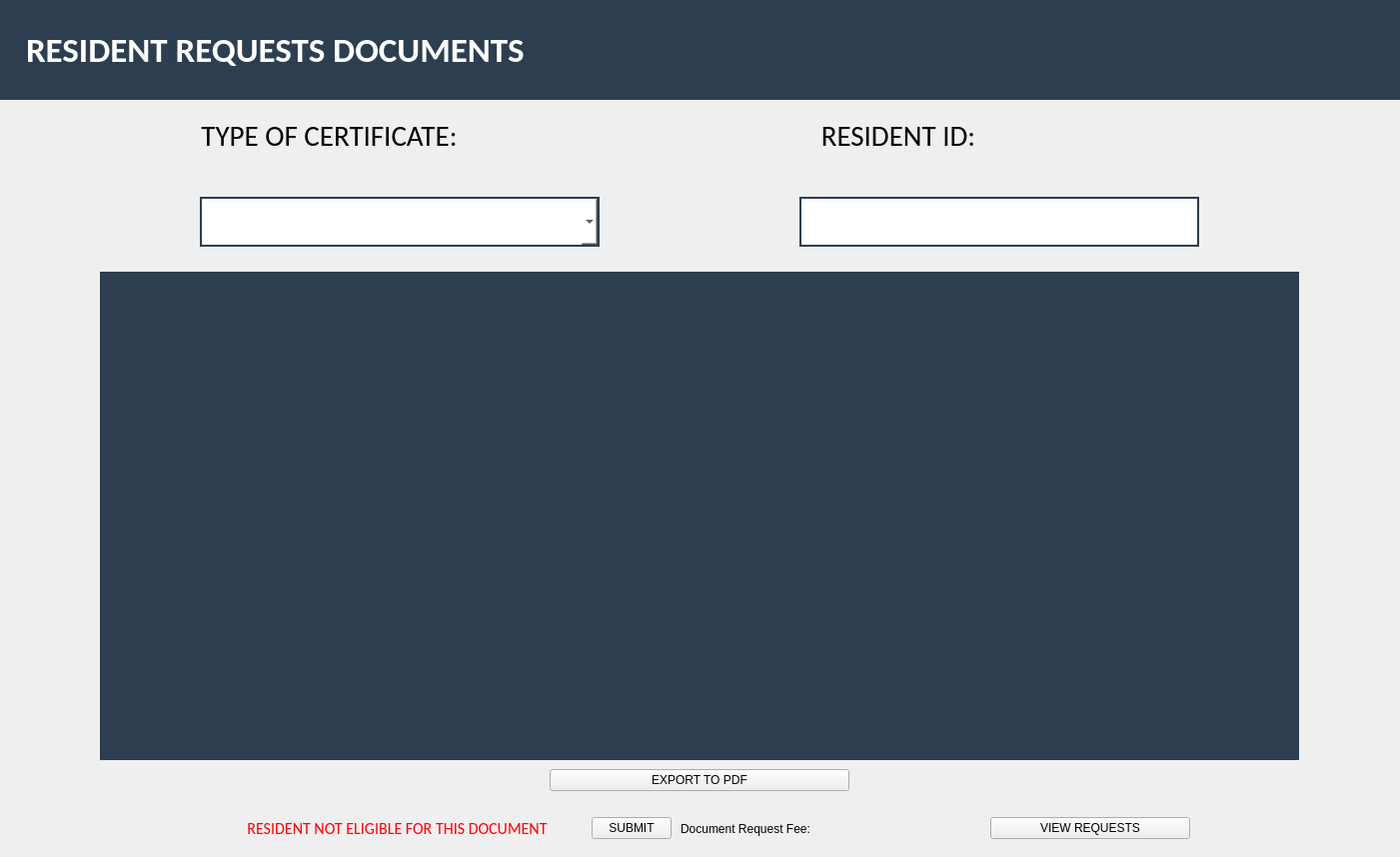
<?xml version="1.0" encoding="UTF-8"?>
<ui version="4.0">
 <class>Form</class>
 <widget class="QWidget" name="Form">
  <property name="geometry">
   <rect>
    <x>0</x>
    <y>0</y>
    <width>1401</width>
    <height>858</height>
   </rect>
  </property>
  <property name="windowTitle">
   <string>Form</string>
  </property>
  <layout class="QVBoxLayout" name="verticalLayout">
   <property name="spacing">
    <number>0</number>
   </property>
   <property name="leftMargin">
    <number>0</number>
   </property>
   <property name="topMargin">
    <number>0</number>
   </property>
   <property name="rightMargin">
    <number>0</number>
   </property>
   <property name="bottomMargin">
    <number>0</number>
   </property>
   <item>
    <widget class="QWidget" name="widget" native="true">
     <layout class="QVBoxLayout" name="verticalLayout_2">
      <property name="spacing">
       <number>0</number>
      </property>
      <property name="leftMargin">
       <number>0</number>
      </property>
      <property name="topMargin">
       <number>0</number>
      </property>
      <property name="rightMargin">
       <number>0</number>
      </property>
      <property name="bottomMargin">
       <number>0</number>
      </property>
      <item>
       <widget class="QWidget" name="widget_2" native="true">
        <property name="minimumSize">
         <size>
          <width>0</width>
          <height>100</height>
         </size>
        </property>
        <property name="maximumSize">
         <size>
          <width>16777215</width>
          <height>150</height>
         </size>
        </property>
        <property name="styleSheet">
         <string notr="true">background-color:#2c3e50</string>
        </property>
        <layout class="QVBoxLayout" name="verticalLayout_4">
         <property name="spacing">
          <number>0</number>
         </property>
         <property name="leftMargin">
          <number>0</number>
         </property>
         <property name="topMargin">
          <number>0</number>
         </property>
         <property name="rightMargin">
          <number>0</number>
         </property>
         <property name="bottomMargin">
          <number>0</number>
         </property>
         <item>
          <widget class="QWidget" name="residentrequest" native="true">
           <property name="maximumSize">
            <size>
             <width>10000</width>
             <height>200</height>
            </size>
           </property>
           <property name="styleSheet">
            <string notr="true"/>
           </property>
           <layout class="QVBoxLayout" name="verticalLayout_3">
            <property name="spacing">
             <number>0</number>
            </property>
            <property name="leftMargin">
             <number>0</number>
            </property>
            <property name="topMargin">
             <number>0</number>
            </property>
            <property name="rightMargin">
             <number>0</number>
            </property>
            <property name="bottomMargin">
             <number>0</number>
            </property>
            <item>
             <widget class="QLabel" name="residentlabel">
              <property name="font">
               <font>
                <family>Calibri</family>
                <pointsize>21</pointsize>
                <weight>75</weight>
                <bold>true</bold>
               </font>
              </property>
              <property name="styleSheet">
               <string notr="true">color: white;
background-color: #2c3e50;
Margin-left: 20px; 
width: 200px;</string>
              </property>
              <property name="text">
               <string>&lt;html&gt;&lt;head/&gt;&lt;body&gt;&lt;p&gt;&lt;span style=&quot; font-size:26pt;&quot;&gt;RESIDENT REQUESTS DOCUMENTS&lt;/span&gt;&lt;/p&gt;&lt;/body&gt;&lt;/html&gt;</string>
              </property>
              <property name="alignment">
               <set>Qt::AlignLeading|Qt::AlignLeft|Qt::AlignVCenter</set>
              </property>
              <property name="margin">
               <number>15</number>
              </property>
              <property name="indent">
               <number>-1</number>
              </property>
             </widget>
            </item>
           </layout>
          </widget>
         </item>
        </layout>
       </widget>
      </item>
      <item>
       <widget class="QWidget" name="widget_3" native="true">
        <layout class="QVBoxLayout" name="verticalLayout_5">
         <property name="spacing">
          <number>0</number>
         </property>
         <property name="leftMargin">
          <number>0</number>
         </property>
         <property name="topMargin">
          <number>0</number>
         </property>
         <property name="rightMargin">
          <number>0</number>
         </property>
         <property name="bottomMargin">
          <number>0</number>
         </property>
         <item>
          <widget class="QWidget" name="widget_5" native="true">
           <layout class="QVBoxLayout" name="verticalLayout_6">
            <property name="spacing">
             <number>0</number>
            </property>
            <property name="leftMargin">
             <number>0</number>
            </property>
            <property name="topMargin">
             <number>0</number>
            </property>
            <property name="rightMargin">
             <number>0</number>
            </property>
            <property name="bottomMargin">
             <number>0</number>
            </property>
            <item>
             <widget class="QWidget" name="widget_4" native="true">
              <property name="maximumSize">
               <size>
                <width>16777215</width>
                <height>80</height>
               </size>
              </property>
              <layout class="QHBoxLayout" name="horizontalLayout">
               <item>
                <widget class="QWidget" name="widget_9" native="true">
                 <property name="sizePolicy">
                  <sizepolicy hsizetype="Preferred" vsizetype="Preferred">
                   <horstretch>0</horstretch>
                   <verstretch>0</verstretch>
                  </sizepolicy>
                 </property>
                 <property name="maximumSize">
                  <size>
                   <width>400</width>
                   <height>16777215</height>
                  </size>
                 </property>
                 <layout class="QVBoxLayout" name="verticalLayout_8">
                  <property name="leftMargin">
                   <number>0</number>
                  </property>
                  <item>
                   <widget class="QLabel" name="label">
                    <property name="sizePolicy">
                     <sizepolicy hsizetype="Fixed" vsizetype="Preferred">
                      <horstretch>0</horstretch>
                      <verstretch>0</verstretch>
                     </sizepolicy>
                    </property>
                    <property name="font">
                     <font>
                      <family>Calibri</family>
                      <pointsize>22</pointsize>
                     </font>
                    </property>
                    <property name="layoutDirection">
                     <enum>Qt::LeftToRight</enum>
                    </property>
                    <property name="text">
                     <string>TYPE OF CERTIFICATE:</string>
                    </property>
                    <property name="alignment">
                     <set>Qt::AlignCenter</set>
                    </property>
                    <property name="margin">
                     <number>0</number>
                    </property>
                   </widget>
                  </item>
                 </layout>
                </widget>
               </item>
               <item>
                <widget class="QWidget" name="widget_10" native="true">
                 <property name="sizePolicy">
                  <sizepolicy hsizetype="Fixed" vsizetype="Preferred">
                   <horstretch>0</horstretch>
                   <verstretch>0</verstretch>
                  </sizepolicy>
                 </property>
                 <property name="maximumSize">
                  <size>
                   <width>400</width>
                   <height>16777215</height>
                  </size>
                 </property>
                 <layout class="QVBoxLayout" name="verticalLayout_7">
                  <property name="spacing">
                   <number>0</number>
                  </property>
                  <property name="leftMargin">
                   <number>0</number>
                  </property>
                  <property name="topMargin">
                   <number>0</number>
                  </property>
                  <property name="rightMargin">
                   <number>200</number>
                  </property>
                  <property name="bottomMargin">
                   <number>0</number>
                  </property>
                  <item>
                   <widget class="QLabel" name="label_2">
                    <property name="sizePolicy">
                     <sizepolicy hsizetype="Preferred" vsizetype="Preferred">
                      <horstretch>0</horstretch>
                      <verstretch>0</verstretch>
                     </sizepolicy>
                    </property>
                    <property name="maximumSize">
                     <size>
                      <width>500</width>
                      <height>16777215</height>
                     </size>
                    </property>
                    <property name="font">
                     <font>
                      <family>Calibri</family>
                      <pointsize>22</pointsize>
                     </font>
                    </property>
                    <property name="layoutDirection">
                     <enum>Qt::LeftToRight</enum>
                    </property>
                    <property name="text">
                     <string>RESIDENT ID:</string>
                    </property>
                    <property name="alignment">
                     <set>Qt::AlignCenter</set>
                    </property>
                    <property name="margin">
                     <number>0</number>
                    </property>
                   </widget>
                  </item>
                 </layout>
                </widget>
               </item>
              </layout>
             </widget>
            </item>
            <item>
             <widget class="QWidget" name="widget_8" native="true">
              <property name="minimumSize">
               <size>
                <width>0</width>
                <height>100</height>
               </size>
              </property>
              <property name="maximumSize">
               <size>
                <width>16777215</width>
                <height>100</height>
               </size>
              </property>
              <property name="styleSheet">
               <string notr="true"/>
              </property>
              <layout class="QHBoxLayout" name="horizontalLayout_2">
               <property name="spacing">
                <number>0</number>
               </property>
               <property name="leftMargin">
                <number>0</number>
               </property>
               <property name="topMargin">
                <number>0</number>
               </property>
               <property name="rightMargin">
                <number>0</number>
               </property>
               <property name="bottomMargin">
                <number>0</number>
               </property>
               <item>
                <widget class="QComboBox" name="typeOfCertificate">
                 <property name="sizePolicy">
                  <sizepolicy hsizetype="Fixed" vsizetype="Fixed">
                   <horstretch>0</horstretch>
                   <verstretch>0</verstretch>
                  </sizepolicy>
                 </property>
                 <property name="maximumSize">
                  <size>
                   <width>400</width>
                   <height>50</height>
                  </size>
                 </property>
                 <property name="styleSheet">
                  <string notr="true">        background-color: WHITE;
        border: 2px solid  #2c3e50;
        padding: 6px;
        font-size: 16px;
        color: black;
    

</string>
                 </property>
                </widget>
               </item>
               <item>
                <widget class="QLineEdit" name="residentid">
                 <property name="sizePolicy">
                  <sizepolicy hsizetype="Fixed" vsizetype="Fixed">
                   <horstretch>0</horstretch>
                   <verstretch>0</verstretch>
                  </sizepolicy>
                 </property>
                 <property name="maximumSize">
                  <size>
                   <width>400</width>
                   <height>50</height>
                  </size>
                 </property>
                 <property name="styleSheet">
                  <string notr="true">        background-color: WHITE;
        border: 2px solid  #2c3e50;
        padding: 6px;
        font-size: 16px;
        color: black;
    

</string>
                 </property>
                 <property name="alignment">
                  <set>Qt::AlignJustify|Qt::AlignVCenter</set>
                 </property>
                </widget>
               </item>
              </layout>
             </widget>
            </item>
            <item alignment="Qt::AlignHCenter">
             <widget class="QStackedWidget" name="certificatestackedWidget">
              <property name="sizePolicy">
               <sizepolicy hsizetype="Expanding" vsizetype="Expanding">
                <horstretch>0</horstretch>
                <verstretch>0</verstretch>
               </sizepolicy>
              </property>
              <property name="minimumSize">
               <size>
                <width>1200</width>
                <height>0</height>
               </size>
              </property>
              <property name="maximumSize">
               <size>
                <width>1000</width>
                <height>838</height>
               </size>
              </property>
              <property name="styleSheet">
               <string notr="true">background-color: #2c3e50;</string>
              </property>
              <widget class="QWidget" name="stackedWidget_7Page1">
               <property name="sizePolicy">
                <sizepolicy hsizetype="Expanding" vsizetype="Expanding">
                 <horstretch>0</horstretch>
                 <verstretch>0</verstretch>
                </sizepolicy>
               </property>
               <layout class="QVBoxLayout" name="verticalLayout_10"/>
              </widget>
             </widget>
            </item>
            <item alignment="Qt::AlignHCenter">
             <widget class="QWidget" name="widget_7" native="true">
              <property name="minimumSize">
               <size>
                <width>0</width>
                <height>0</height>
               </size>
              </property>
              <layout class="QVBoxLayout" name="verticalLayout_11">
               <item alignment="Qt::AlignHCenter">
                <widget class="QPushButton" name="exportpdf">
                 <property name="minimumSize">
                  <size>
                   <width>300</width>
                   <height>0</height>
                  </size>
                 </property>
                 <property name="maximumSize">
                  <size>
                   <width>1000</width>
                   <height>16777215</height>
                  </size>
                 </property>
                 <property name="text">
                  <string>EXPORT TO PDF</string>
                 </property>
                </widget>
               </item>
              </layout>
             </widget>
            </item>
            <item alignment="Qt::AlignHCenter">
             <widget class="QWidget" name="widget_6" native="true">
              <property name="minimumSize">
               <size>
                <width>1000</width>
                <height>0</height>
               </size>
              </property>
              <layout class="QHBoxLayout" name="horizontalLayout_4">
               <item>
                <widget class="QWidget" name="widget_11" native="true">
                 <layout class="QVBoxLayout" name="verticalLayout_9">
                  <item>
                   <widget class="QLabel" name="eligible">
                    <property name="font">
                     <font>
                      <family>Calibri</family>
                      <pointsize>12</pointsize>
                     </font>
                    </property>
                    <property name="styleSheet">
                     <string notr="true">COLOR: RED</string>
                    </property>
                    <property name="text">
                     <string>RESIDENT NOT ELIGIBLE FOR THIS DOCUMENT</string>
                    </property>
                    <property name="alignment">
                     <set>Qt::AlignCenter</set>
                    </property>
                   </widget>
                  </item>
                 </layout>
                </widget>
               </item>
               <item>
                <widget class="QWidget" name="cancelSub" native="true">
                 <property name="maximumSize">
                  <size>
                   <width>500</width>
                   <height>50</height>
                  </size>
                 </property>
                 <property name="layoutDirection">
                  <enum>Qt::RightToLeft</enum>
                 </property>
                 <layout class="QHBoxLayout" name="horizontalLayout_3">
                  <property name="spacing">
                   <number>0</number>
                  </property>
                  <property name="leftMargin">
                   <number>0</number>
                  </property>
                  <property name="topMargin">
                   <number>0</number>
                  </property>
                  <property name="bottomMargin">
                   <number>0</number>
                  </property>
                  <item>
                   <widget class="QWidget" name="widget_12" native="true">
                    <layout class="QHBoxLayout" name="horizontalLayout_5">
                     <item>
                      <widget class="QLabel" name="price">
                       <property name="minimumSize">
                        <size>
                         <width>150</width>
                         <height>0</height>
                        </size>
                       </property>
                       <property name="maximumSize">
                        <size>
                         <width>500</width>
                         <height>16777215</height>
                        </size>
                       </property>
                       <property name="text">
                        <string/>
                       </property>
                      </widget>
                     </item>
                     <item>
                      <widget class="QLabel" name="label_3">
                       <property name="text">
                        <string>Document Request Fee:</string>
                       </property>
                      </widget>
                     </item>
                    </layout>
                   </widget>
                  </item>
                  <item>
                   <widget class="QPushButton" name="submit">
                    <property name="maximumSize">
                     <size>
                      <width>200</width>
                      <height>16777215</height>
                     </size>
                    </property>
                    <property name="layoutDirection">
                     <enum>Qt::RightToLeft</enum>
                    </property>
                    <property name="text">
                     <string>SUBMIT</string>
                    </property>
                   </widget>
                  </item>
                 </layout>
                </widget>
               </item>
               <item>
                <widget class="QPushButton" name="listofrequests">
                 <property name="maximumSize">
                  <size>
                   <width>200</width>
                   <height>16777215</height>
                  </size>
                 </property>
                 <property name="layoutDirection">
                  <enum>Qt::RightToLeft</enum>
                 </property>
                 <property name="text">
                  <string>VIEW REQUESTS</string>
                 </property>
                </widget>
               </item>
              </layout>
             </widget>
            </item>
           </layout>
          </widget>
         </item>
        </layout>
       </widget>
      </item>
     </layout>
    </widget>
   </item>
  </layout>
 </widget>
 <resources>
  <include location="../IMAGES/res.qrc"/>
 </resources>
 <connections/>
</ui>
